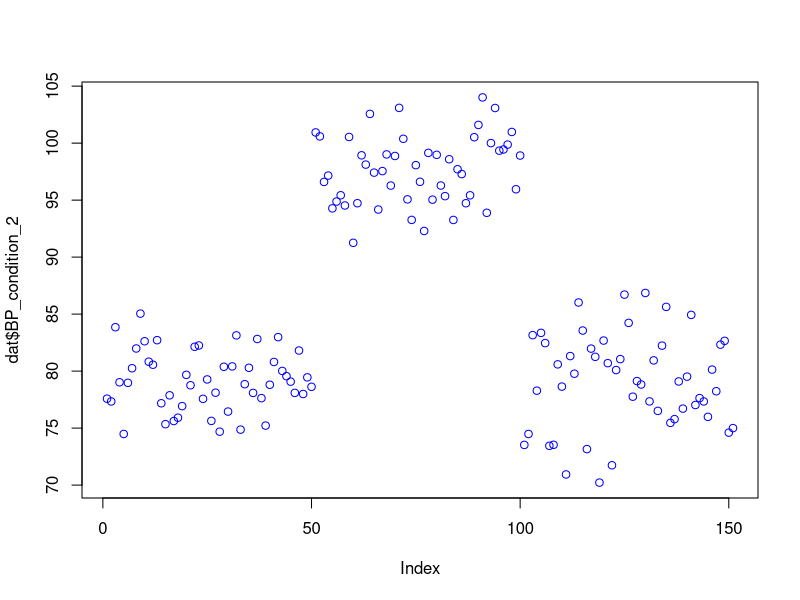
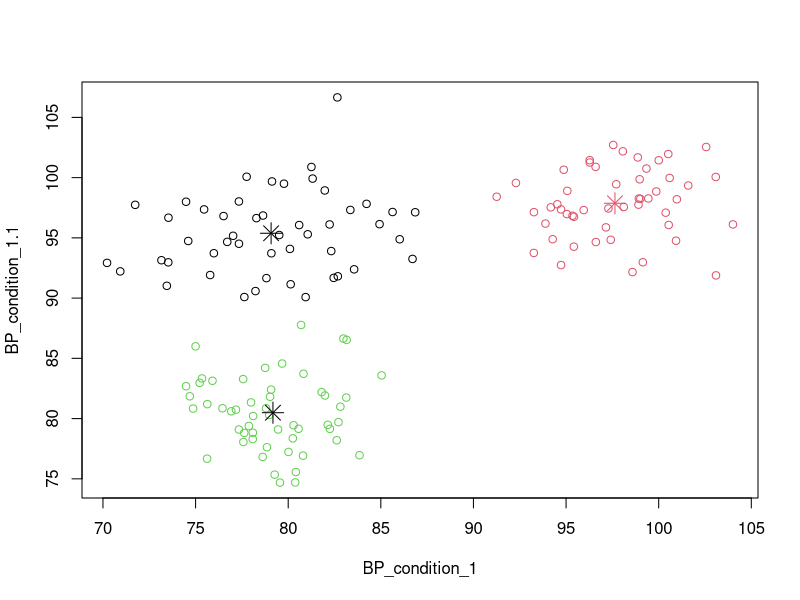

Write the R code that produced these figures, in order. (Note: this script raises an error after producing the figures.)

######################################################################

################## K-means ckustering  #########################

## read data file
dat = read.table("clusterdata.txt", header=TRUE)

## Look at the scatter plot for any cluster patterns
plot(dat$BP_condition_1, dat$BP_condition_2, col="blue")



# In the scatter plot, we say 3 clusters.
# Perform k-means clustering with 3 clusters
cl <- kmeans(dat, 3, algorithm="Lloyd") # this is default algorithm, if you forget to mention
# Other options are:  algorithm = c("Hartigan-Wong", "Lloyd", "Forgy","MacQueen"))

# Plot the cluster data and the cluster centers:
plot(dat, col = cl$cluster)
points(cl$centers, col = 1:2, pch = 8, cex=2)

## print the number of data points in each cluster:
print(cl$size)

## print various results of clustering
## Print cluster category of each data point:
print(cl$cluster)

## print cluster centroids
print(cl$centers) 
x
## print sum of squared distances of each data point to the global sample mean(centroid.  This is called "total_SS" paramter
print(cl$totss)

## print the sum of squared distances of means(centroids) of individual clusters to the global mean(centroid) . This is called " between_SS" paramter
### NOTE : When computing this, you multiply the squared distance of each centroid to the global centroid by the number of data points it represents.
print(cl$betweenss)

## NOTE:
## Take a ratio of between_SS to the total_SS.   
## If there is no identifiable clustering, the centroid of individual clusters should
##   close to the global means, and this ratio should be small.
## If the ratio is big, this means there is discernable clustering
clratio = cl$betweenss/cl$totss
print(clratio) 


################   K-means cluster of iris data set

## include iris data set (created by Ronald Fisher in 1936)
data(iris)

## see the data
print(iris)

## For 3 species of iris flower, 4 paramters namely "Sepal length", Sepal width",
##  "petal length" and 'petal width" are measured.

## plot the scatter plot of Sepal.Length and Sepal.width
plot(iris$Sepal.Length, iris$Sepal.Width)

## plot the scatter plot of Petal.Length and Petal.Width
plot(iris$Petal.Length, iris$Petal.Width)

### Student exercise :
## 1. Print the quality of 3 clustering of 3rd and 4th columns

## 2. perform clustering of 1 and 2 column for various number of clusters

##  etc etc.





###################################

###  B-1  Hierarchicl clustering
dat = read.table("tissue_data.txt", header=TRUE)

y = as.matrix(dat)


## we cluster using direct distance measure:
dd = dist(y, method="euclidean") # no need to transpose. Finds distance measures on genes.
## perform hierarchical clustering with "complete" linkage
hr <- hclust(dd, method = "complete", members=NULL)
plot(hr)

## This will cluster on tissues -- just transpose
yy = t(y)
dd1 = dist(yy)
hr1 <- hclust(dd1, method = "complete", members=NULL)
plot(hr1)


# Create heatmap directly. This performs hierarchical clutering both ways.
heatmap(y)


### Can skip the following in a demo.

#### Clustering with correlation matrix --  similariry measures
# create correlation matrix (similarity measure)
# t(y) creates transpose of y. This is on genes. cor(y) is on samples.
# c <- cor(t(y), method="spearman")
c <- cor(y,method="spearman")

# find distance measure matrix. 
# If c is imilariry, d = max(c) - c
d <- as.dist(1-c)

# perform hierarchical clustering with "complete" linkage
hr <- hclust(d, method = "complete", members=NULL) 

# plot the cluster result into a dendogram
par(mfrow = c(2, 2))
plot(hr, hang = 0.1)
plot(hr, hang = -1) 
plot(as.dendrogram(hr), edgePar=list(col=3, lwd=4), horiz=T) 

##########







